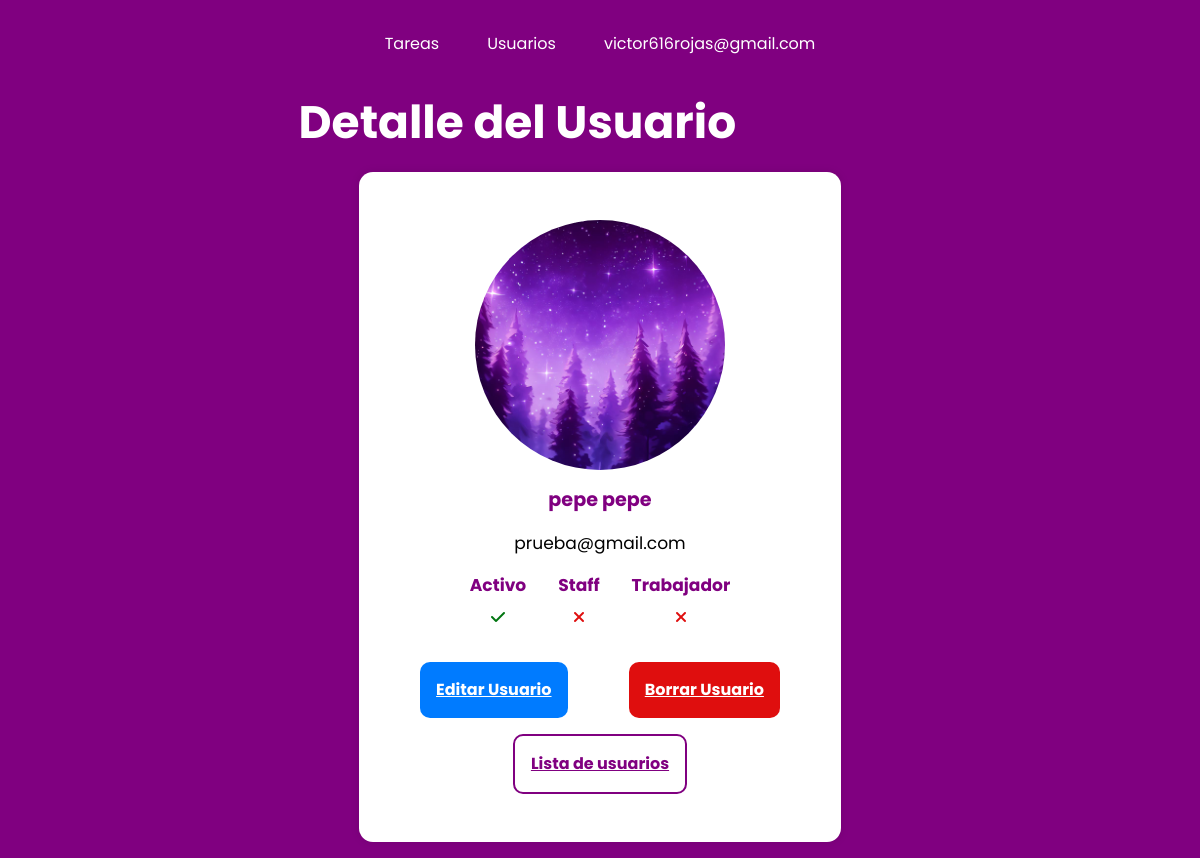
The app's page /users/detail/17/ (signed in), older data.
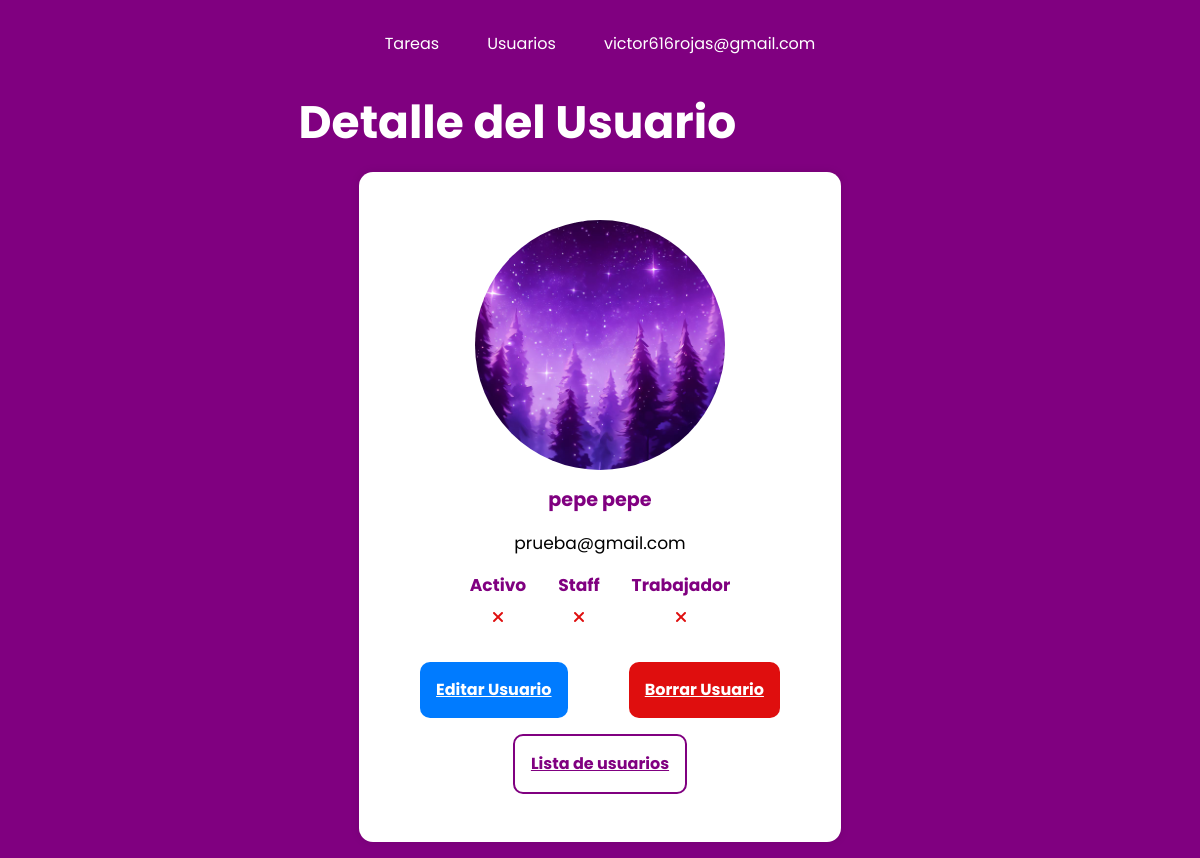
The same page, newer data.
### users/models.py (models this page shows, shortened)
class CustomUser(AbstractBaseUser, PermissionsMixin):
    email = models.EmailField(unique=True)  # Campo de correo electrónico único
    password = models.CharField(max_length=128)  # Campo de contraseña
    first_name = models.CharField(max_length=30, blank=True)  # Campo de nombre
    last_name = models.CharField(max_length=30, blank=True)  # Campo de apellido
    date_joined = models.DateTimeField(default=timezone.now)  # Campo de fecha de registro
    is_active = models.BooleanField(default=True)  # Indica si el usuario está activo
    is_staff = models.BooleanField(default=False)  # Indica si el usuario es miembro del staff
    is_worker = models.BooleanField(default=False)  # Indica si el usuario es trabajador
    profile_picture = models.ImageField(upload_to='users/images/profile_pictures/', blank=True, null=True)
    objects = CustomUserManager()  # Instanciamos nuestro administrador personalizado
    USERNAME_FIELD = "email"  # Campo que se usará como nombre de usuario (correo electrónico)
    REQUIRED_FIELDS = []  # Campos adicionales requeridos al crear un superusuario

### users/views.py (the view)
# urls.py: path('detail/<int:user_id>/', views.user_detail, name='user_detail'),
@login_required(login_url="/users/login/")
def user_detail(request, user_id):
    user = get_object_or_404(CustomUser, pk=user_id)
    is_not_current_user = request.user != user
    context = {
        'user': user,
        'is_not_current_user': is_not_current_user,
    }
    return render(request, "users/user_detail.html", context)

### users/templates/users/user_detail.html (shortened to what this page needs)
{% extends "base.html" %}
{% load static %}
{% block css %}
    <link rel="stylesheet" type="text/css" href="{% static 'users/css/style.css' %}">
{% endblock %}
{% block content %}
  <section class="card-container">
    <h1 class="fs-6">Detalle del Usuario</h1>
        <div class="user-card">
            <div class="user-detail">
                <div class="user-detail__profile-picture">
                    {% if user.profile_picture %}
                    <img src="{{ user.profile_picture.url }}" alt="{{ user.first_name }} {{ user.last_name }}">
                    {% else %}
                    <p class="profile-picture-placeholder">No hay foto de perfil disponible.</p>
                    {% endif %}
                </div>
                <div class="user-detail__info">
                    <div class="user-detail__info__layer">
                        <p class="info-name fs-2">{{ user.first_name}} {{ user.last_name}}</p>
                    </div>
                    <div class="user-detail__info__layer">
                        <p class="info-email fs-1">{{user.email}}</p>
                    </div>
                    <div class="user-detail__info__layer">
                    <div class="info-pair">
                        <strong class="fs-1">Activo</strong>
                        {% if user.is_active %}
                        <p><i class="fa-solid fa-check status-cell__ticket"></i></p>
                        {% else %}
                        <p><i class="fa-solid fa-xmark status-cell__cross"></i></p>
                        {% endif %}
                    </div>
                    <div class="info-pair">
                        <strong class="fs-1">Staff</strong>
                        {% if user.is_staff %}
                        <p><i class="fa-solid fa-check status-cell__ticket"></i></p>
                        {% else %}
                        <p><i class="fa-solid fa-xmark status-cell__cross"></i></p>
                        {% endif %}
                    </div>
                    <div class="info-pair">
                        <strong class="fs-1">Trabajador</strong>
                        {% if user.is_worker %}
                        <p><i class="fa-solid fa-check status-cell__ticket"></i></p>
                        {% else %}
                        <p><i class="fa-solid fa-xmark status-cell__cross"></i></p>
                        {% endif %}
                    </div>
                    </div>
                </div>
            </div>
        <div class="container-actions">
            <a class="btn btn-edit" href="{% url 'user_update' user.id %}">Editar Usuario</a>
            {% if is_not_current_user %}
            <a class="btn btn-delete" href="#" id="delete-user">Borrar Usuario</a>
            {% endif %}
            <a class="btn btn-return" href="{% url 'user_list' %}">Lista de usuarios</a>
        </div>
    </div>
  </section>
{% endblock %}

### taskmaster/templates/base.html (shortened to what this page needs)
{% load static %}
<!DOCTYPE html>
<html lang="es">
<head>
    <link rel="stylesheet" type="text/css" href="{% static 'css/main.css' %}" />
    <link rel="stylesheet" href="https://cdnjs.cloudflare.com/ajax/libs/font-awesome/6.4.2/css/all.min.css" />
    {% block css %}{% endblock %}
</head>
<body>
    {% if request.user.is_authenticated %}
    <header class="primary-header flex">
        <nav>
            <ul id="primary-navigation" data-visible="false" class="primary-navigation flex">
                <li class="active"><a href="{% url 'list_tasks' %}">Tareas</a></li>
                {% if request.user.is_staff %}
                <li class="active"><a href="{% url 'user_list' %}">Usuarios</a></li>
                {% endif %}
                <li id="perfil-trigger">
                    <div class="dropdown">
                        <button id="dropdown-button" class="dropbtn">
                            {{ request.user.email }}
                        </button>
                    </div>
                </li>
            </ul>
        </nav>
    </header>
    {% endif %}
    <main>{% block content %}{% endblock %}</main>
</body>
</html>

### taskmaster/static/css/main.css (style rules this page uses)
:root { --clr-white: rgb(255, 255, 255); --clr-neutral-400: rgb(3, 3, 3); --clr-accent-700: rgb(128, 0, 128); --clr-gradient-accent: rgb(182, 0, 136); --clr-complete: rgb(0, 117, 16); --clr-incomplete: rgb(223, 14, 14); --clr-btn-edit: rgb(0, 123, 255); --clr-btn-delete: rgb(223, 14, 14); --clr-btn-edit-hover: rgba(0, 123, 255, 0.8); --clr-btn-delete-hover: rgba(223, 14, 14, 0.8); --bg-clr: rgb(250, 250, 250); --ff-primary: "Poppins", Arial, Helvetica, sans-serif; --fw-regular: 400; --fw-semi-bold: 600; --fw-bold: 700; --fs-1: clamp(0.75rem, calc(0.55rem + 0.69vw), 1.19rem); --fs-2: clamp(0.78rem, calc(0.59rem + 0.81vw), 1.4rem); --fs-3: clamp(0.88rem, calc(0.69rem + 1.06vw), 1.75rem); --fs-4: clamp(1.05rem, calc(0.81rem + 1.38vw), 2.19rem); --fs-5: clamp(1.26rem, calc(0.95rem + 1.79vw), 2.73rem); --fs-6: clamp(1.51rem, calc(1.11rem + 2.31vw), 3.42rem); --fs-7: clamp(1.81rem, calc(1.29rem + 2.98vw), 4.27rem); --fs-8: clamp(2.18rem, calc(1.51rem + 3.83vw), 5.34rem); --fs-btn-1: clamp(1rem, calc(1rem + 0.05vw), 1.19rem); }
*, *::before, *::after { box-sizing: border-box; }
* { margin: 0; padding: 0; font: inherit; }
html { scroll-behavior: smooth; scroll-padding-top: var(--scroll-padding, 75px); }
body { line-height: 1.5; background-color: var(--clr-accent-700); font-family: var(--ff-primary); }
h1, h2, p { color: var(--clr-neutral); }
img, picture, video, canvas, svg { display: block; max-width: 100%; object-fit: cover; }
.fs-1 { font-size: var(--fs-1); }
.fs-2 { font-size: var(--fs-2); }
.fs-6 { font-size: var(--fs-6); }
.flex { display: flex; gap: var(--gap, 1rem); }
.primary-header { align-items: center; justify-content: center; }
.primary-navigation { list-style: none; padding: 0; margin: 0; }
.primary-navigation a { text-decoration: none; color: var(--clr-white); }
@media (min-width: 35em) { .primary-navigation { --gap: clamp(1.5rem, 5vw, 3rem); padding-block: 2rem; padding-inline: clamp(3rem, 8vw, 10rem); } }
.dropbtn { background-color: transparent; color: var(--clr-white); border: none; cursor: pointer; }
.dropdown { position: relative; display: inline-block; }
h1 { font-weight: var(--fw-bold); color: var(--clr-white); }
.container-actions { display: flex; flex-wrap: wrap; gap: 1rem; margin-block: 1rem; justify-content: space-evenly; width: 100%; padding-inline: 1rem; }
.container-actions a { color: var(--clr-white); }
.container-actions .btn-return { background-color: transparent; border: 2px solid var(--clr-accent-700); color: var(--clr-accent-700); }
.btn { color: purple; font-weight: bold; padding: 1rem; background-color: var(--clr-white); border-radius: 10px; text-align: center; cursor: pointer; }
.btn-edit { background-color: var(--clr-btn-edit); }
.btn-delete { background-color: var(--clr-btn-delete); }
.status-cell__cross { color: var(--clr-incomplete); }

### users/static/users/css/style.css (style rules this page uses)
:root { --clr-white: rgb(255, 255, 255); --clr-accent-700: rgb(128, 0, 128); --fw-bold: 700; }
.card-container { width: min(100% - 3rem, 60ch); margin-inline: auto; }
.user-card { display: flex; background-color: var(--clr-white); border-radius: 14px; box-shadow: 0px 0px 10px rgba(0, 0, 0, 0.1); overflow: hidden; justify-content: center; align-items: center; flex-direction: column; width: 80%; margin-inline: auto; margin-block: 1rem; padding-block: 2rem; }
.user-detail { display: flex; flex-direction: column; gap: 1rem; padding-inline: 1rem; padding-top: 1rem; align-items: center; }
.user-detail__profile-picture img { width: 250px; height: 250px; object-fit: cover; border-radius: 50%; object-position: center; }
.user-detail__info { display: flex; gap: 1rem; flex-direction: column; }
.user-detail__info__layer { display: flex; justify-content: center; flex-wrap: wrap; }
.info-pair { display: flex; flex-direction: column; align-items: center; margin: 0 1rem; }
.info-pair strong { text-align: center; margin-bottom: 0.5rem; }
.info-pair strong { font-weight: var(--fw-bold); color: var(--clr-accent-700); }
.info-name { font-weight: var(--fw-bold); color: var(--clr-accent-700); }

Row changes from the older to the newer data that the page shows:
changed CustomUser "pepe": is_active True → False (drawn)
